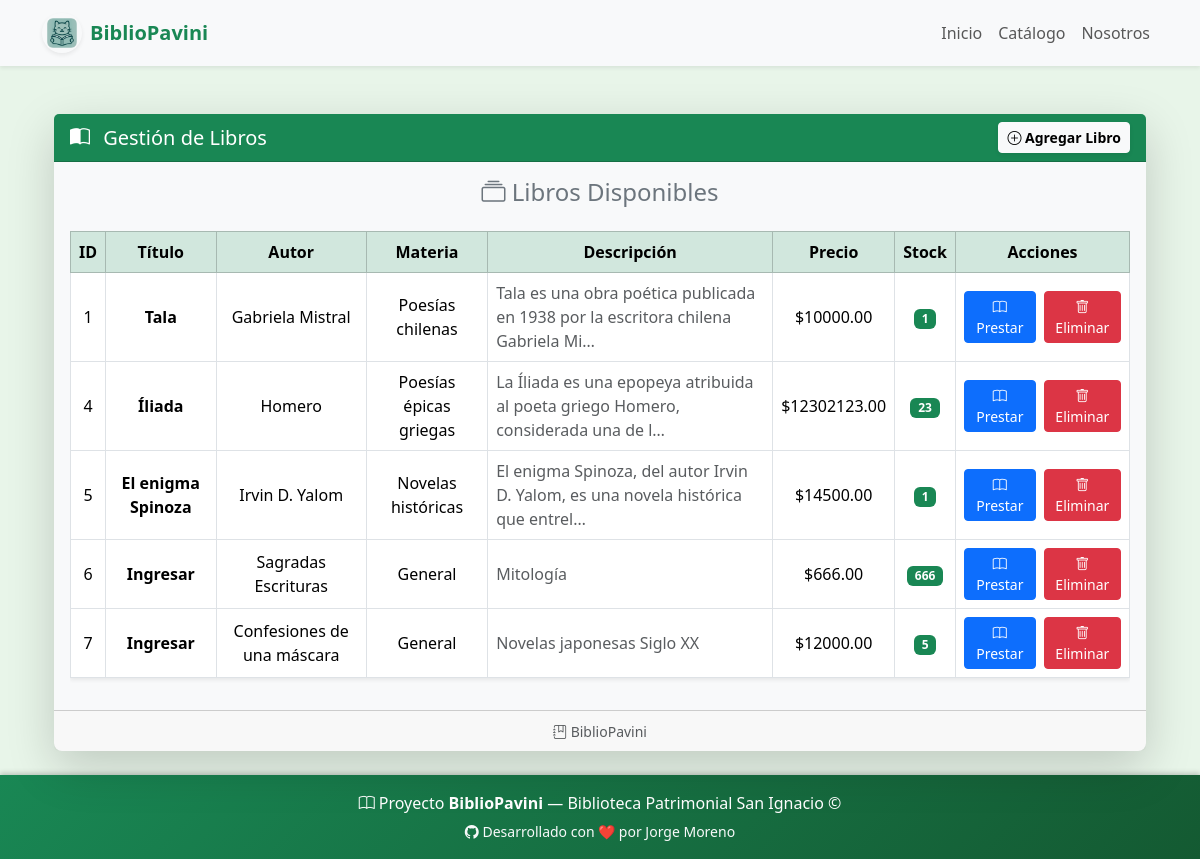
/market, run on an earlier commit of the app's database.
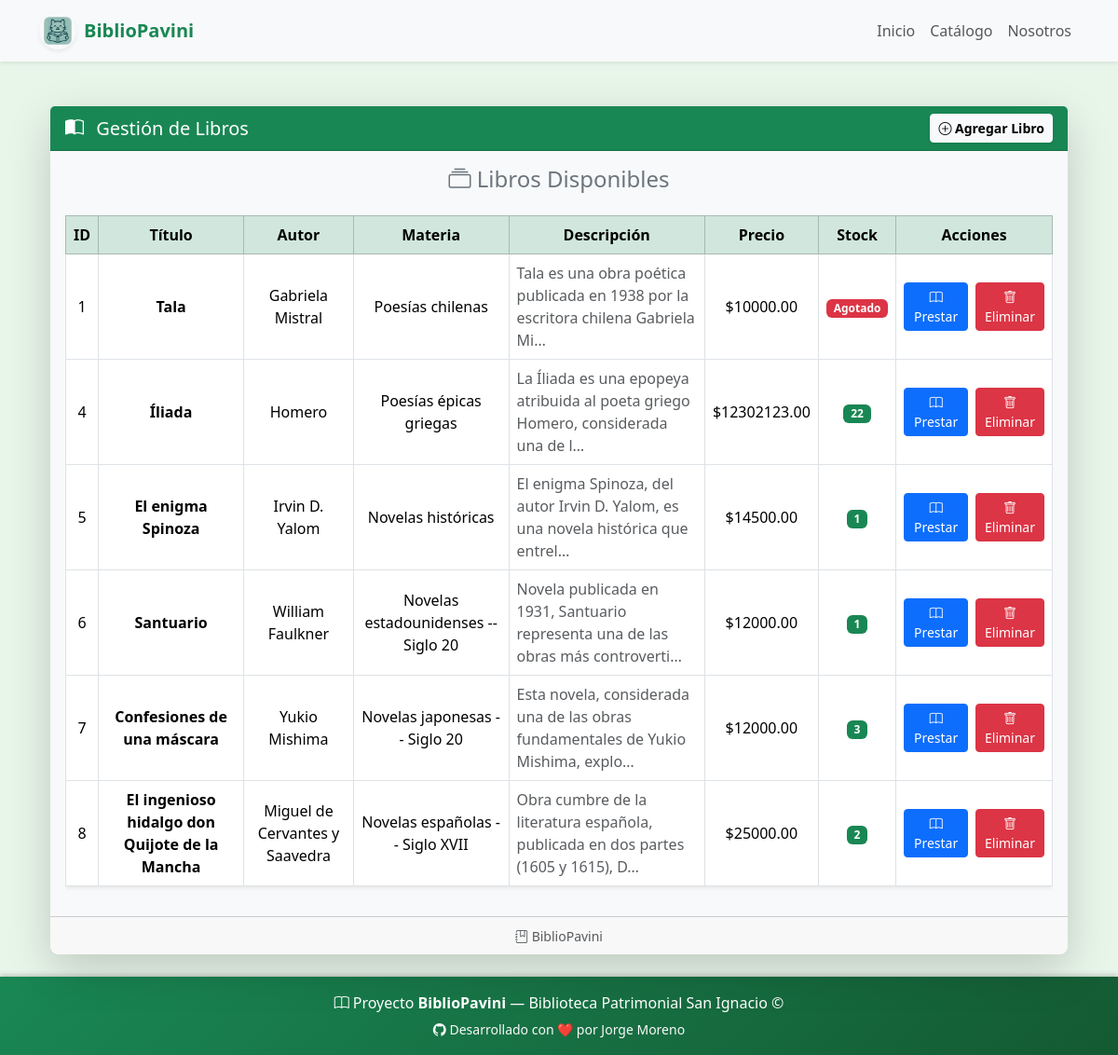
And on a later commit of the database.
### market/models.py (models this page shows)
class Producto(models.Model):
    id= models.AutoField(primary_key=True)
    titulo= models.CharField(max_length= 200)
    autor= models.CharField(max_length = 100)
    materia = models.CharField(max_length=200, default="General")
    descripcion = models.TextField()
    precio = models.DecimalField(max_digits = 10, decimal_places=2)
    stock = models.IntegerField()

### market/views.py (the view)
# urls.py: path('market', views.market, name= 'market'),
def market(request):
    market = Producto.objects.all()
    return render(request, "market/index.html", {"market": market})

### market/templates/market/index.html (shortened to what this page needs)
{% extends "base.html" %}
{% block contenido %}
<div class="container mt-4">
  <div class="card shadow-lg border-0 rounded-3">
    <div class="card-header bg-success text-white d-flex justify-content-between align-items-center">
      <h5 class="mb-0"><i class="bi bi-book-half me-2"></i> Gestión de Libros</h5>
      <a class="btn btn-light btn-sm fw-semibold shadow-sm" href="{% url 'crear' %}">
        <i class="bi bi-plus-circle"></i> Agregar Libro
      </a>
    </div>
    <div class="card-body bg-light">
      <h4 class="card-title text-center text-secondary mb-4">
        <i class="bi bi-collection"></i> Libros Disponibles
      </h4>
      <div class="table-responsive">
        <table class="table table-hover align-middle table-bordered shadow-sm">
          <thead class="table-success text-center">
            <tr>
              <th>ID</th>
              <th>Título</th>
              <th>Autor</th>
              <th>Materia</th>
              <th>Descripción</th>
              <th>Precio</th>
              <th>Stock</th>
              <th>Acciones</th>
            </tr>
          </thead>
          <tbody class="text-center">
            {% for market in market %}
              <tr>
                <td>{{ market.id }}</td>
                <td class="fw-semibold">{{ market.titulo }}</td>
                <td>{{ market.autor }}</td>
                <td>{{ market.materia }}</td>
                <td class="text-muted text-start" title="{{ market.descripcion }}">{{ market.descripcion|truncatechars:80 }}
                <td>${{ market.precio }}</td>
                <td>
                  {% if market.stock > 0 %}
                    <span class="badge bg-success">{{ market.stock }}</span>
                  {% else %}
                    <span class="badge bg-danger">Agotado</span>
                  {% endif %}
                </td>
                <td>
                  <div class="d-flex justify-content-center gap-2">
                    <a class="btn btn-sm btn-primary" href="{% url 'prestar' market.id %}">
                      <i class="bi bi-book"></i> Prestar
                    </a>
                    <a class="btn btn-sm btn-danger" href="{% url 'eliminar' market.id %}">
                      <i class="bi bi-trash"></i> Eliminar
                    </a>
                  </div>
                </td>
              </tr>
            {% empty %}
              <tr>
                <td colspan="8" class="text-center text-muted py-4">
                  <i class="bi bi-emoji-frown"></i> No hay libros disponibles
                </td>
              </tr>
            {% endfor %}
          </tbody>
        </table>
      </div>
    </div>
    <div class="card-footer text-center text-muted">
      <small><i class="bi bi-journal-bookmark"></i> BiblioPavini</small>
    </div>
  </div>
</div>
{% endblock %}

### market/templates/base.html (shortened to what this page needs)
{% load static %}
<!doctype html>
<html lang="es">
  <head>
    {% load static %}
    <link
      href="https://cdn.jsdelivr.net/npm/bootstrap@5.3.2/dist/css/bootstrap.min.css"
      rel="stylesheet"
    />
    <link
      href="https://cdn.jsdelivr.net/npm/bootstrap-icons@1.11.3/font/bootstrap-icons.css"
      rel="stylesheet"
    />
  </head>
  <body>
<nav class="navbar navbar-expand-lg navbar-light bg-light shadow-sm">
  <div class="container">
    <a class="navbar-brand fw-bold text-success d-flex align-items-center gap-2" href="{% url 'inicio' %}">
      <img src="{% static 'img/logo_bibliopavini.png' %}"
           alt="Logo BiblioPavini"
           width="40" height="40"
           class="rounded-circle shadow-sm">
      <span>BiblioPavini</span>
    </a>
    <div class="navbar-nav ms-auto">
      <a class="nav-link" href="{% url 'inicio' %}">Inicio</a>
      <a class="nav-link" href="{% url 'market' %}">Catálogo</a>
      <a class="nav-link" href="{% url 'nosotros' %}">Nosotros</a>
    </div>
  </div>
</nav>
    <main class="container my-4">
      {% block contenido %}{% endblock %}
    </main>
    <footer>
      <div class="container">
        <p class="mb-1">
          <i class="bi bi-book"></i> Proyecto <strong>BiblioPavini</strong> —
          Biblioteca Patrimonial San Ignacio &copy; {{ year }}
        </p>
        <small class="text-light">
          <i class="bi bi-github"></i> Desarrollado con ❤️ por Jorge Moreno
        </small>
      </div>
    </footer>
  </body>
</html>

### market/templates/base.html (style rules this page uses)
body { display: flex; flex-direction: column; background-color: #E8F5E9; min-height: 100vh; }
main { flex: 1; }
footer { background: linear-gradient(135deg, #198754, #145a32); color: white; text-align: center; padding: 1rem 0; box-shadow: 0 -2px 5px rgba(0, 0, 0, 0.2); }

What changed in the data, as far as the page shows it:
changed Producto "Tala": stock "1" → (not shown); now shows "Agotado"
changed Producto "Íliada": stock "23" → "22"
changed Producto id 6: titulo "Ingresar" → "Santuario"; autor "Sagradas Escrituras" → "William Faulkner"; materia "General" → "Novelas estadounidenses -- Siglo 20"; descripcion "Mitología" → "Novela publicada en 1931, Santuario representa una de las obras más controverti…"; precio "666.00" → "12000.00"; stock "666" → "1"
changed Producto "Confesiones de una máscara": titulo "Ingresar" → "Confesiones de una máscara"; autor "Confesiones de una máscara" → "Yukio Mishima"; materia "General" → "Novelas japonesas -- Siglo 20"; descripcion "Novelas japonesas Siglo XX" → "Esta novela, considerada una de las obras fundamentales de Yukio Mishima, explo…"; stock "5" → "3"
added Producto: id "8", titulo "El ingenioso hidalgo don Quijote de la Mancha", autor "Miguel de Cervantes y Saavedra", materia "Novelas españolas -- Siglo XVII", descripcion "Obra cumbre de la literatura española, publicada en dos partes (1605 y 1615), D…", precio "25000.00", stock "2"
